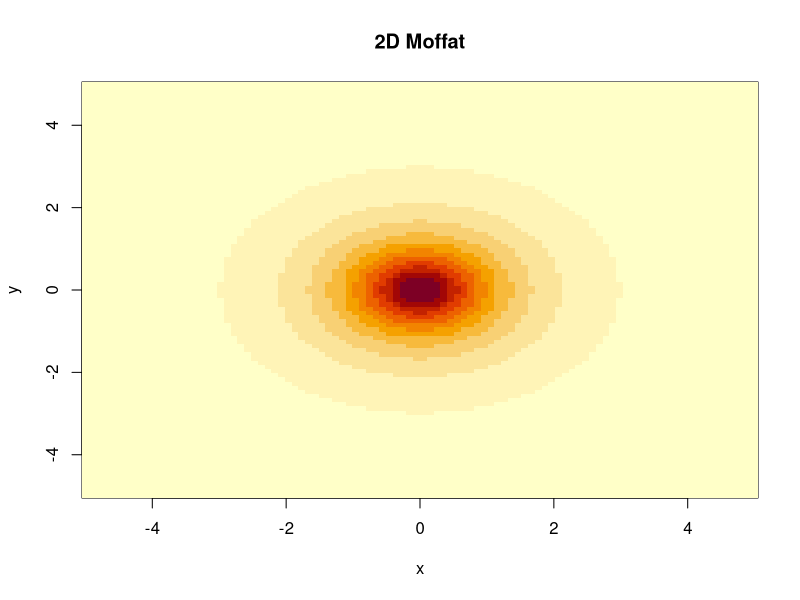
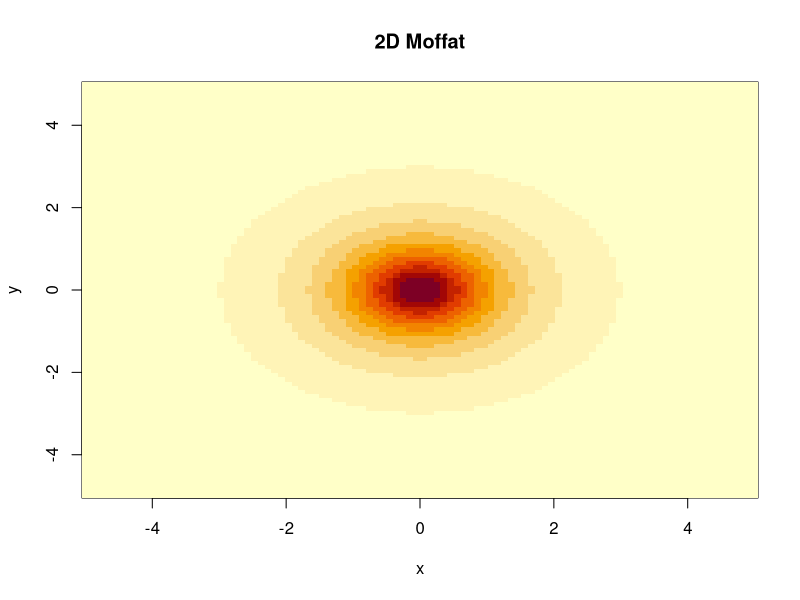
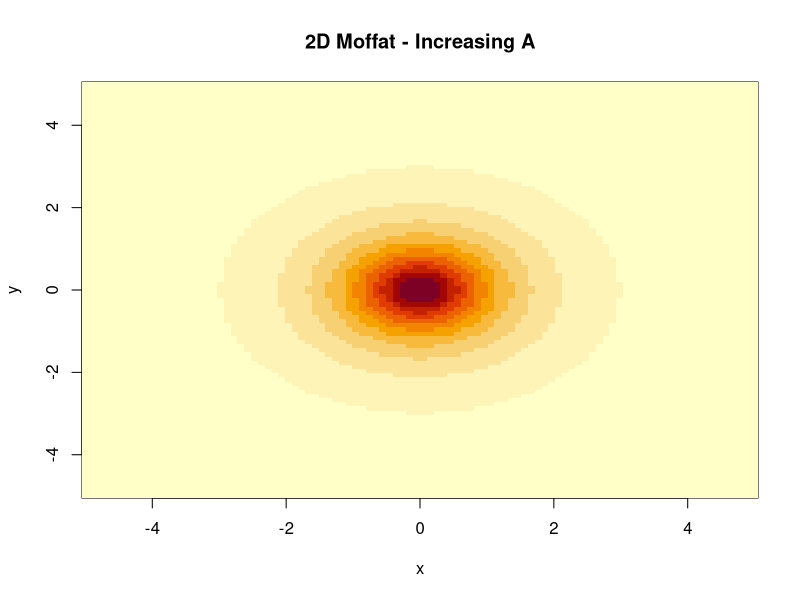
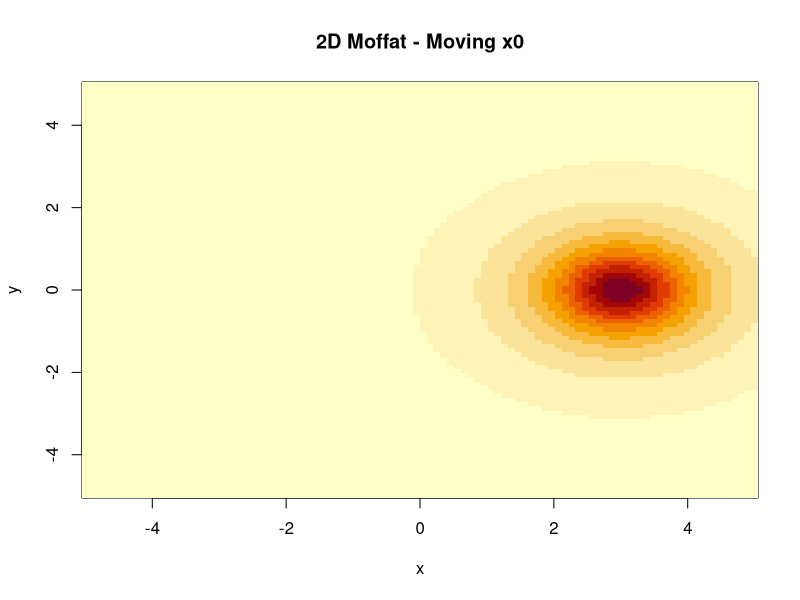
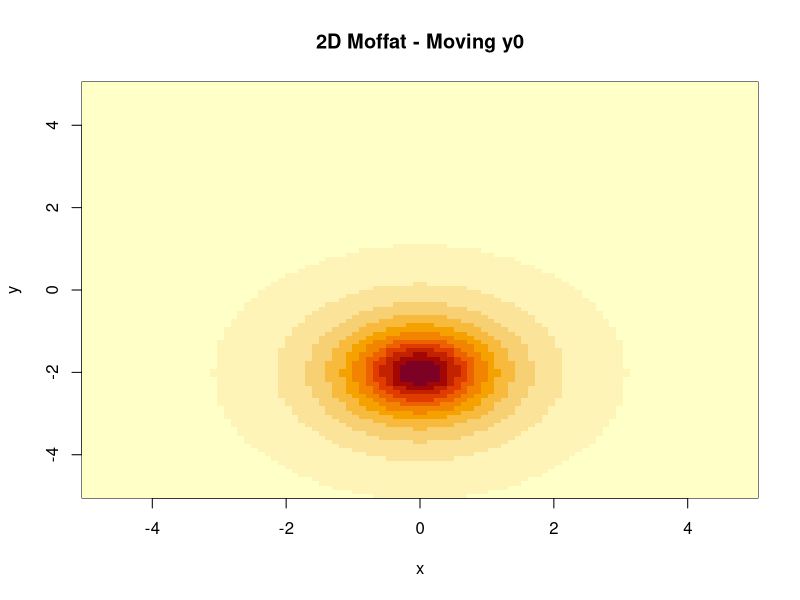
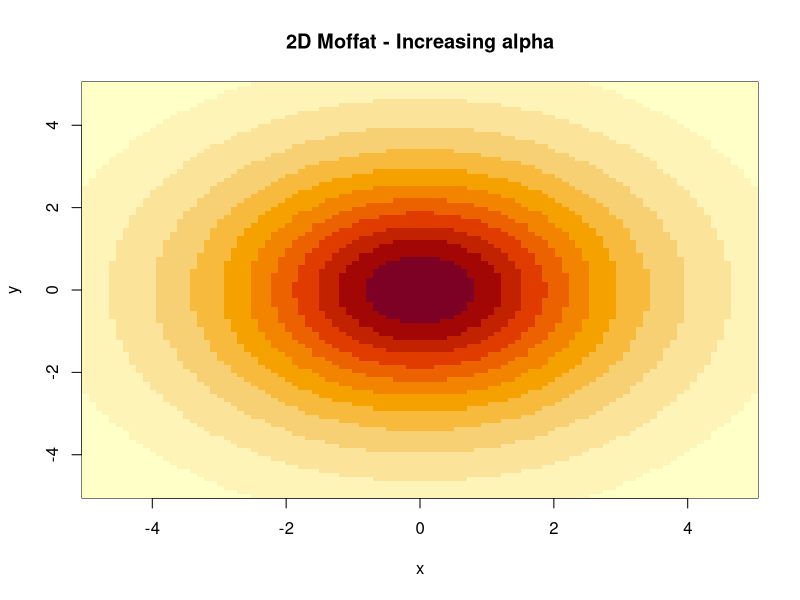
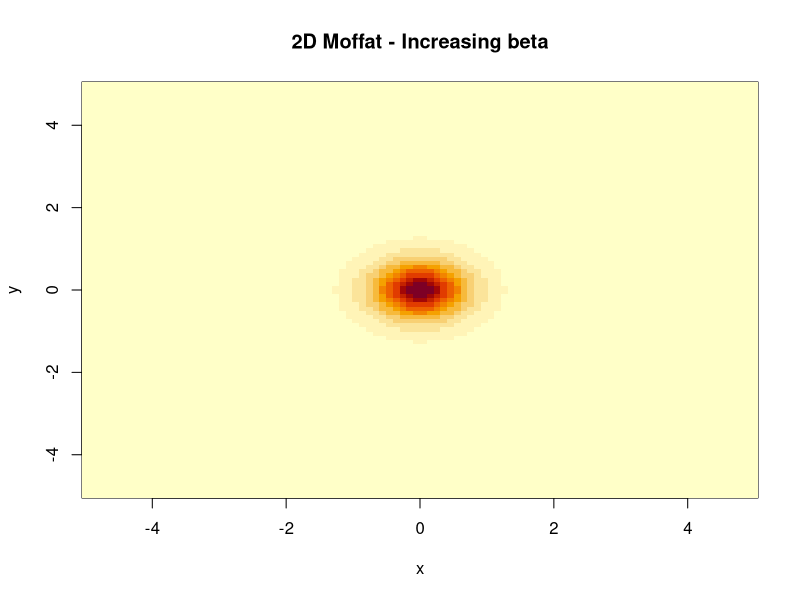
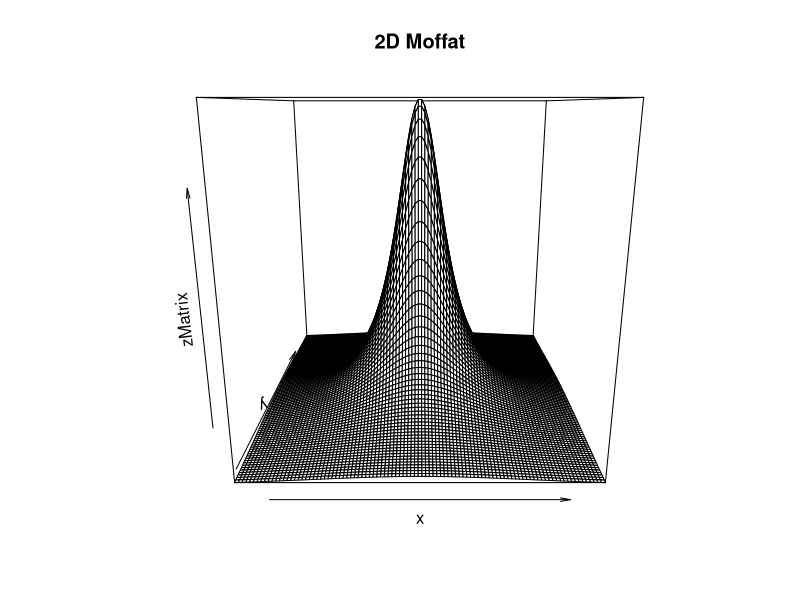

These charts were generated, in order, by the following R code: (Note: this script raises an error after producing the figures.)
## ---- chunk 1
knitr::opts_chunk$set(echo = TRUE)
## ---- chunk 2
Moffat2D <- function(grid, parameters){
  x <- grid[[1]]
  y <- grid[[2]]
  
  amplitude <- parameters[[1]]
  x0 <- parameters[[2]]
  y0 <- parameters[[3]]
  alpha <- parameters[[4]]
  beta <- parameters[[5]]
  
  amplitude*(1+((x - x0)^2 + (y - y0)^2)/alpha^2)^(-beta)
}

#grid of variables
xRange <- seq(-5, 5, length = 100)
yRange <- seq(-5, 5, length = 100)
grid <- expand.grid(x = xRange, y = yRange)

#Dummy parameters
dummyParams <- c(amplitude = 1, x0 = 0, y0 = 0, alpha = 1, beta = 1)

z <- Moffat2D(grid, dummyParams)
zMatrix <- matrix(z, nrow = length(xRange), ncol = length(yRange))

image(xRange, yRange, zMatrix, xlab = "x", ylab = "y", main = "2D Moffat")
## ---- chunk 3
#baseline of 1,0,0,1,1
dummyParams <- c(amplitude = 1, x0 = 0, y0 = 0, alpha = 1, beta = 1)
dummyParams1 <- c(amplitude = 4, x0 = 0, y0 = 0, alpha = 1, beta = 1)
dummyParams2 <- c(amplitude = 1, x0 = 3, y0 = 0, alpha = 1, beta = 1)
dummyParams3 <- c(amplitude = 1, x0 = 0, y0 = -2, alpha = 1, beta = 1)
dummyParams4 <- c(amplitude = 1, x0 = 0, y0 = 0, alpha = 3, beta = 1)
dummyParams5 <- c(amplitude = 1, x0 = 0, y0 = 0, alpha = 1, beta = 2.6)

#baseline plot
z <- Moffat2D(grid, dummyParams)
zMatrix <- matrix(z, nrow = length(xRange), ncol = length(yRange))
image(xRange, yRange, zMatrix, xlab = "x", ylab = "y", main = "2D Moffat")

#increasing amplitude
z1 <- Moffat2D(grid, dummyParams1)
z1Matrix <- matrix(z, nrow = length(xRange), ncol = length(yRange))
image(xRange, yRange, z1Matrix, xlab = "x", ylab = "y", main = "2D Moffat - Increasing A")

#moving x0
z2 <- Moffat2D(grid, dummyParams2)
z2Matrix <- matrix(z2, nrow = length(xRange), ncol = length(yRange))
image(xRange, yRange, z2Matrix, xlab = "x", ylab = "y", main = "2D Moffat - Moving x0")

#moving y0
z3 <- Moffat2D(grid, dummyParams3)
z3Matrix <- matrix(z3, nrow = length(xRange), ncol = length(yRange))
image(xRange, yRange, z3Matrix, xlab = "x", ylab = "y", main = "2D Moffat - Moving y0")

#Increasing alpha
z4 <- Moffat2D(grid, dummyParams4)
z4Matrix <- matrix(z4, nrow = length(xRange), ncol = length(yRange))
image(xRange, yRange, z4Matrix, xlab = "x", ylab = "y", main = "2D Moffat - Increasing alpha")

#Increasing beta
z5<- Moffat2D(grid, dummyParams5)
z5Matrix <- matrix(z5, nrow = length(xRange), ncol = length(yRange))
image(xRange, yRange, z5Matrix, xlab = "x", ylab = "y", main = "2D Moffat - Increasing beta")

persp(xRange, yRange, zMatrix, xlab = "x", ylab = "y", main = "2D Moffat")
persp(xRange, yRange, z1Matrix, xlab = "x", ylab = "y", main = "2D Moffat - Increasing A")
## ---- chunk 4
NLL <- function(grid, parameters){
  predictedDens <- Moffat2D(grid, parameters)
  return(-sum(log(predictedDens)))
}
## ---- chunk 5
#changing the value of the amplitude
amplitude <- seq(0.25, 5, by = 0.25)

i <- 1
changingA <- vector("numeric", length = 20)

while(i<=20){
  parameters <- c(amplitude[[i]], 0, 0, 1, 1)
  grid <- c(0,0)
  changingA[i] <- (NLL(grid, parameters))
  i <- i+1
}

#changing the value of x0
x0 <- seq(-5, 5, by = 0.5)

i <- 1
changingx0 <- vector("numeric", length = 21)

while(i<=21){
  parameters <- c(1, x0[[i]], 0, 1, 1)
  grid <- c(0,0)
  changingx0[i] <- (NLL(grid, parameters))
  i <- i+1
}

#changing the value of y0
y0 <- seq(-5, 5, by = 0.5)

i <- 1
changingy0 <- vector("numeric", length = 21)

while(i<=21){
  parameters <- c(1, 0, y0[[i]], 1, 1)
  grid <- c(0,0)
  changingy0[i] <- (NLL(grid, parameters))
  i <- i+1
}

#changing the value of alpha
alpha <- seq(0.25, 10, by = 0.25)

i <- 1
changingAlpha <- vector("numeric", length = 40)

while(i<=40){
  parameters <- c(1, 0, 0, alpha[[i]], 1)
  grid <- c(0,0)
  changingAlpha[i] <- (NLL(grid, parameters))
  i <- i+1
}

#changing the value of beta
beta <- seq(0.25, 10, by = 0.25)

i <- 1
changingBeta <- vector("numeric", length = 40)

while(i<=40){
  parameters <- c(1, 0, 0, 1, beta[[i]])
  grid <- c(0,0)
  changingBeta[i] <- (NLL(grid, parameters))
  i <- i+1
}

par(mfrow = c(2,3))
plot(amplitude, changingA, type = "l", xlab = "Amplitude", ylab = "Negative Log Likelihood")
plot(x0, changingx0, type = "l", xlab = "x0", ylab = "Negative Log Likelihood")
plot(y0, changingy0, type = "l", xlab = "x0", ylab = "Negative Log Likelihood")
plot(alpha, changingAlpha, type = "l", xlab = "Alpha", ylab = "Negative Log Likelihood")
plot(beta, changingBeta, type = "l", xlab = "Beta", ylab = "Negative Log Likelihood")
## ---- chunk 6
Moffat2DPDF <- function(parameters, x, y){
  x0 <- parameters[[1]]
  y0 <- parameters[[2]]
  alpha <- parameters[[3]]
  beta <- parameters[[4]]
  
  alpha <- pmax(alpha, 1e-6)
  beta <- pmax(beta, 1 + 1e-6)
  
  ((beta-1)/(pi*alpha^2))*(1+((x - x0)^2 + (y - y0)^2)/alpha^2)^(-beta)
}

library(pracma)
#Test 1
T1Params <- c(x0 = 1, y0 = 4, alpha = 0.4, beta = 2)
MoffatIntegral2D1 <- integral2(Moffat2DPDF, xmin = -100, xmax = 100, ymin = -100, ymax = 100, parameters = T1Params)[[1]]
MoffatIntegral2D1

#Test 2
T2Params <- c(x0 = -3, y0 = 7, alpha = 1.2, beta = 1.3)
MoffatIntegral2D2 <- integral2(Moffat2DPDF, xmin = -100, xmax = 100, ymin = -100, ymax = 100, parameters = T2Params)[[1]]
MoffatIntegral2D2

#Test 3
T3Params <- c(x0 = 4, y0 = 0, alpha = 3, beta = 2.4)
MoffatIntegral2D3 <- integral2(Moffat2DPDF, xmin = -100, xmax = 100, ymin = -100, ymax = 100, parameters = T3Params)[[1]]
MoffatIntegral2D3
## ---- chunk 7
xRange <- seq(-20, 20, length = 200)
yRange <- seq(-20, 20, length = 200)
grid <- expand.grid(xRange, yRange)

A1 <- (T1Params[[4]]-1)/(pi * T1Params[[3]])
zT1 <- Moffat2D(grid, parameters = c(A1, T1Params))
zT1Matrix <- matrix(zT1, nrow = length(xRange), ncol = length(yRange))
image(xRange, yRange, zT1Matrix)

A2 <- (T2Params[[4]]-1)/(pi * T2Params[[3]])
zT2 <- Moffat2D(grid, parameters = c(A2, T2Params))
zT2Matrix <- matrix(zT2, nrow = length(xRange), ncol = length(yRange))
image(xRange, yRange, zT2Matrix)

A3 <- (T3Params[[4]]-1)/(pi * T3Params[[3]])
zT3 <- Moffat2D(grid, parameters = c(A3, T3Params))
zT3Matrix <- matrix(zT3, nrow = length(xRange), ncol = length(yRange))
image(xRange, yRange, zT3Matrix)

## ---- chunk 8
NLL2D <- function(parameters, x, y){
  predictedDens <- Moffat2DPDF(parameters, x, y)
  return(-sum(log(predictedDens)))
}
## ---- chunk 9
deriv2DNLL <- function(parameters, x, y){
  x0 <- parameters[[1]]
  y0 <- parameters[[2]]
  alpha <- parameters[[3]]
  beta <- parameters[[4]]
  
 dx0 <- -sum((2*beta*(x-x0))/(alpha^2 + (x-x0)^2 + (y-y0)^2))
 dy0 <- -sum((2*beta*(y-y0))/(alpha^2 + (x-x0)^2 + (y-y0)^2))
 dAlpha <- 2*sum(1/alpha + (beta*((x-x0)^2 + (y-y0)^2))/(alpha^3 + alpha*((x-x0)^2 + (y-y0)^2)))
 dBeta <- -sum(1/beta - log(1+((x-x0)^2 + (y-y0)^2)/alpha^2))
  
  return(c(dx0, dy0, dAlpha, dBeta))
}
## ---- chunk 10
initGuess <- c(x0 = 4115, y0 = 4052, alpha = 1, beta = 2)
lowerBounds <- c(0, 0, 1e-6, 1+1e-6)

result2D <- optim(par = initGuess, fn = NLL2D, gr = deriv2DNLL, x = POI2$x, y = POI2$y, method = "L-BFGS-B", lower = lowerBounds)
optimPOI2Par <- result2D$par
optimPOI2Par
## ---- chunk 11
xRange <- seq(4110, 4120, length = 100)
yRange <- seq(4045, 4055, length = 100)
grid <- expand.grid(x = xRange, y = yRange)

amplitude <- (1.9175-1)/(pi*0.6863^2)
amplitude
parameters <- c(amplitude, optimPOI2Par)

zPOI2<- Moffat2D(grid, parameters)
zPOI2Matrix <- matrix(zPOI2, nrow = length(xRange), ncol = length(yRange))
image(xRange, yRange, zPOI2Matrix, xlab = "x", ylab = "y", main = "2D Moffat")
persp(xRange, yRange, zPOI2Matrix, xlab = "x", ylab = "y", main = "2D Moffat")
## ---- chunk 12
ggplot(POI2, aes(x,y)) +
  geom_pointdensity(adjust = 0.05, size = 0.1, shape = "1") + 
  scale_color_viridis(direction = -1, option = "B", trans = "log", breaks = c(10, 100, 1000)) + 
  coord_fixed()
